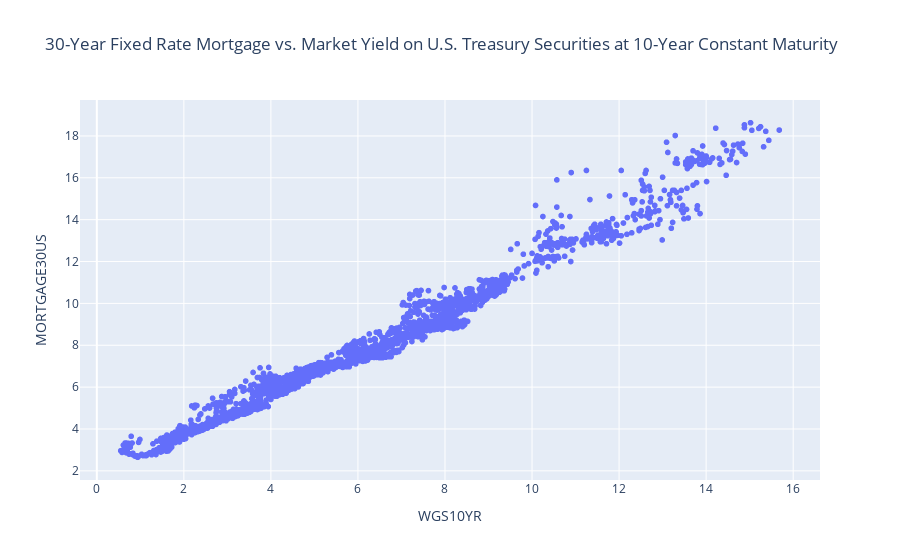

The code cell stored with this chart in its notebook:
### Code cell
fig = px.scatter(
    rates_df,
    x="WGS10YR",
    y="MORTGAGE30US",
    title="30-Year Fixed Rate Mortgage vs. Market Yield on U.S. Treasury Securities at 10-Year Constant Maturity",
    hover_data={"date": True},
)
# fig.layout.yaxis.tickformat = ",.0%"
# fig.layout.xaxis.tickformat = ",.0%"

fig.show()

### Figure 1 — Plotly figure (JSON) as saved in the notebook; plotly's stock layout.template omitted (floating-point values rounded to 4 significant figures; data arrays with more than 128 entries replaced by an {"elided": "..."} marker saying what was removed)
{"data": [{"customdata": {"elided": "2691x1 str values"}, "hovertemplate": "WGS10YR=%{x}<br>MORTGAGE30US=%{y}<br>date=%{customdata[0]}<extra></extra>", "legendgroup": "", "marker": {"color": "#636efa", "symbol": "circle"}, "mode": "markers", "name": "", "showlegend": false, "type": "scattergl", "x": {"elided": "2691 float values"}, "xaxis": "x", "y": {"elided": "2691 float values"}, "yaxis": "y"}], "layout": {"legend": {"tracegroupgap": 0}, "title": {"text": "30-Year Fixed Rate Mortgage vs. Market Yield on U.S. Treasury Securities at 10-Year Constant Maturity"}, "xaxis": {"anchor": "y", "domain": [0, 1], "title": {"text": "WGS10YR"}}, "yaxis": {"anchor": "x", "domain": [0, 1], "title": {"text": "MORTGAGE30US"}}}}
